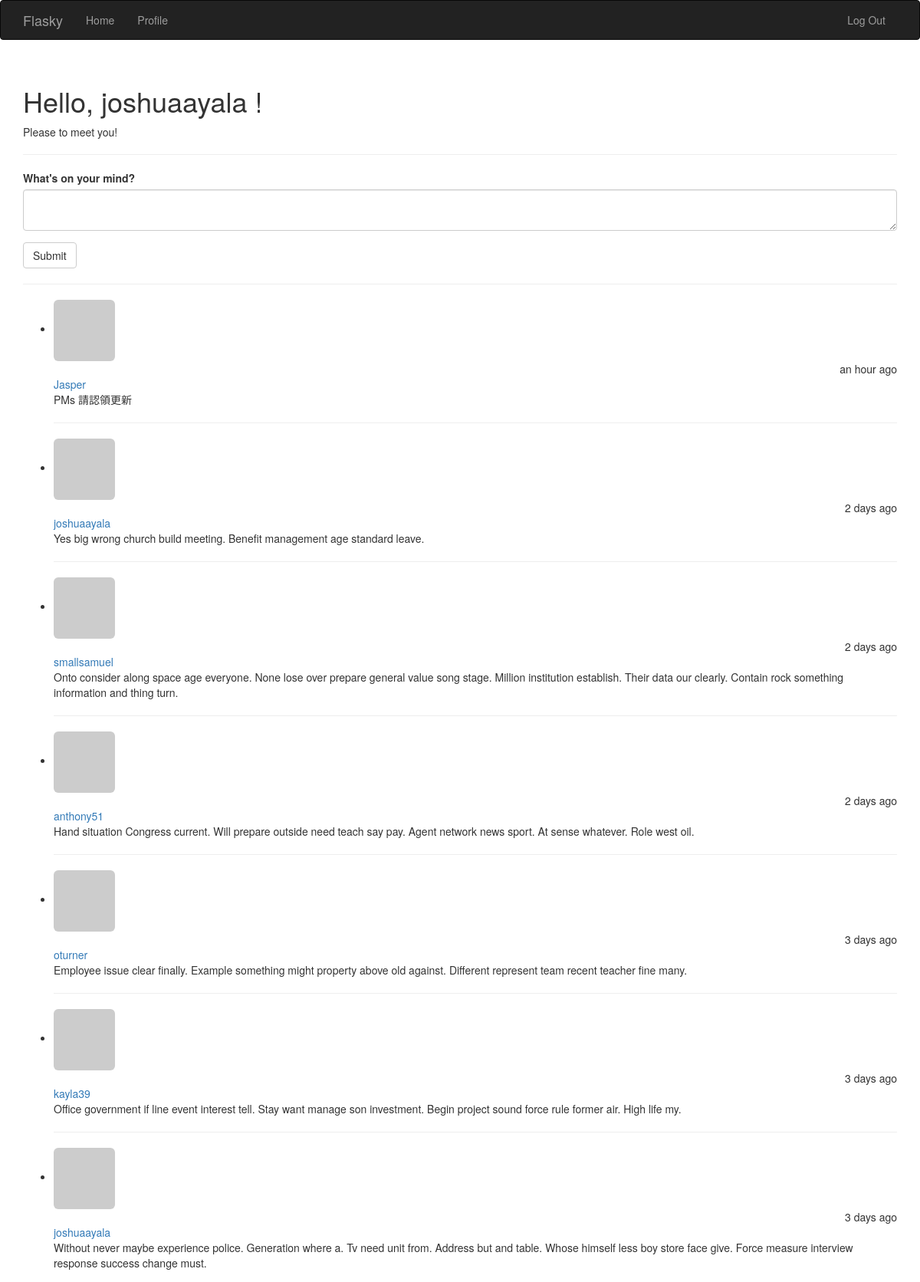
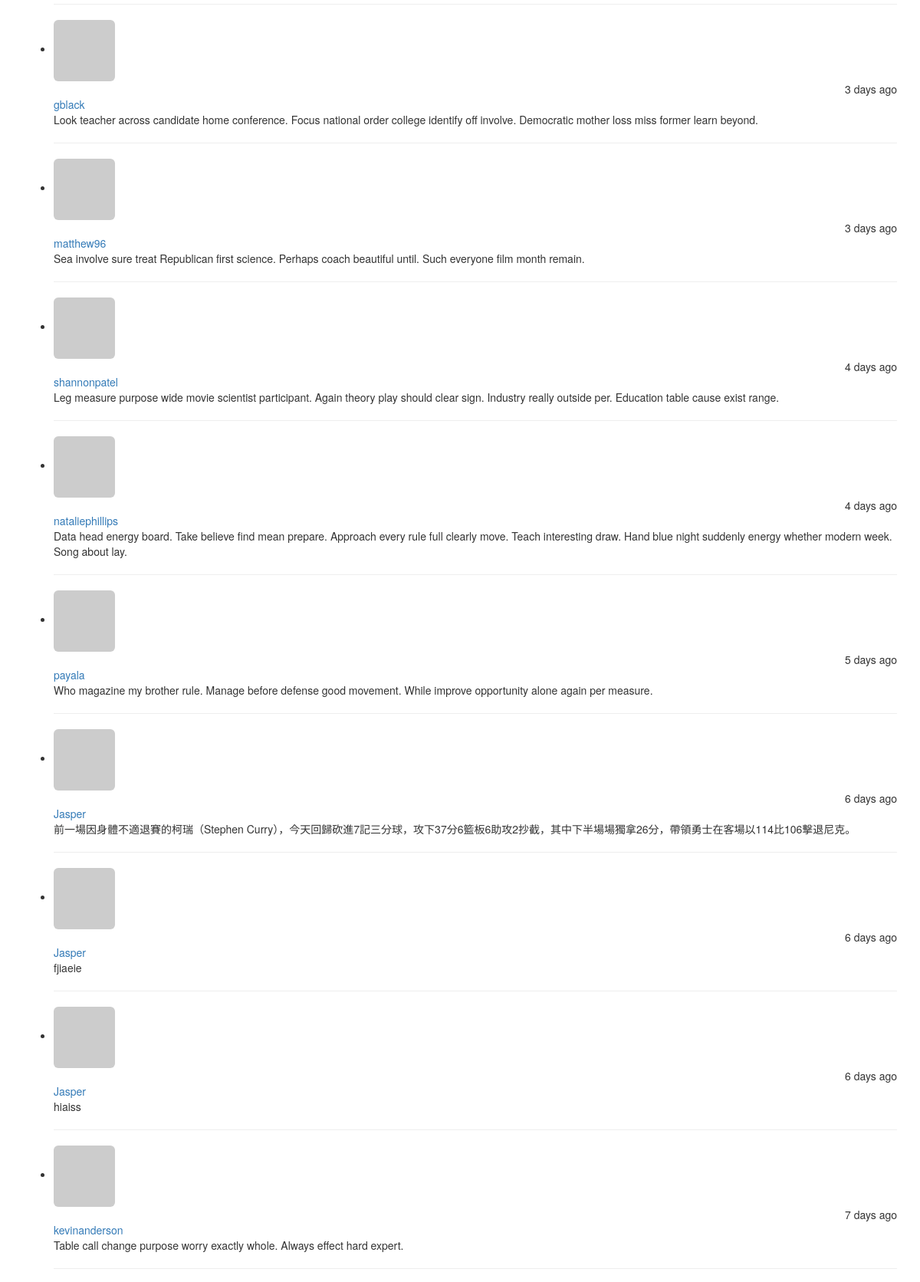
The page / (signed in, upper part) on the database its author committed (2 pictures, top to bottom).
### app/models.py (models this page shows, shortened)
class User(UserMixin, db.Model):
    __tablename__ = 'users'
    __table_args__ = {'extend_existing': True}
    id = db.Column(db.Integer, primary_key=True)
    email = db.Column(db.String(64), unique=True, index=True)
    username = db.Column(db.String(64), unique=True, index=True)
    role_id = db.Column(db.Integer, db.ForeignKey('roles.id'))
    password_hash = db.Column(db.String(128))
    confirmed = db.Column(db.Boolean, default=False)
    name = db.Column(db.String(64))
    location = db.Column(db.String(64))
    about_me = db.Column(db.Text())
    member_since = db.Column(db.DateTime(), default=datetime.utcnow)
    last_seen = db.Column(db.DateTime(), default=datetime.utcnow)
    avatar_hash = db.Column(db.String(64))
    posts = db.relationship('Post', backref='author', lazy='dynamic')
    def can(self, perm):
        return self.role is not None and self.role.has_permission(perm)
    def ping(self):
        self.last_seen = datetime.utcnow()
        db.session.add(self)
        db.session.commit()
    @property
    def password(self):
        raise AttributeError('password is not a readable attribute')
    def gravatar_hash(self):
        return hashlib.md5(self.email.lower().encode('utf-8')).hexdigest()
    def gravatar(self, size=100, default='identicon', rating='g'):
        if request.is_secure:
            url = 'https://secure.gravatar.com/avatar'
        else:
            url = 'https://www.gravatar.com/avatar'
        hash = self.avatar_hash or self.gravatar_hash()
        return '{url}/{hash}?s={size}&d={default}&r={rating}'.format(
            url=url, hash=hash, size=size, default=default, rating=rating
        )

class Post(db.Model):
    __tablename__ = 'posts'
    id = db.Column(db.Integer, primary_key = True)
    body = db.Column(db.Text())
    timestamp = db.Column(db.DateTime(), index=True, default=datetime.utcnow)
    author_id = db.Column(db.Integer, db.ForeignKey('users.id'))

### app/main/views.py (the view)
@main.route('/', methods=['GET', 'POST'])
def index():
    form = PostForm()
    if current_user.can(Permission.WRITE) and form.validate_on_submit():
        post = Post(body=form.body.data,
                    author=current_user._get_current_object())
        db.session.add(post)
        db.session.commit()
        return redirect(url_for('.index'))
    posts = Post.query.order_by(Post.timestamp.desc()).all()
    return render_template('index.html', form=form, posts=posts)

### app/main/forms.py
class PostForm(FlaskForm):
    body = TextAreaField("What's on your mind?", validators=[DataRequired()])
    submit = SubmitField('Submit')

### app/auth/views.py (called while the page is built)
@auth.before_app_request
def before_request():
    if current_user.is_authenticated:
        current_user.ping()
        if not current_user.confirmed \
                and request.endpoint \
                and request.blueprint != 'auth' \
                and request.endpoint != 'static':
            return redirect(url_for('auth.unconfirmed'))

### app/main/__init__.py (called while the page is built)
@main.app_context_processor
def inject_permissions():
    return dict(Permission=Permission)

### app/models.py (called while the page is built)
@login_manager.user_loader
def load_user(user_id):
    return User.query.get(int(user_id))

    def has_permission(self, perm):
        return self.permissions & perm == perm

### app/templates/index.html (shortened to what this page needs)
{% extends "base.html" %}
{% import "bootstrap/wtf.html" as wtf %}
{% block page_content %}
<div class="page-header">
    <h1>Hello,
        {% if current_user.is_authenticated %}
        {{ current_user.username }}
        {% else %}
            Stranger
        {% endif %}!</h1>
    {% if not known %}
    <p>Please to meet you!</p>
    {% else %}
    <p>Happy to see you again!</p>
    {% endif %}
</div>
<div>
    {% if current_user.can(Permission.WRITE) %}
    {{ wtf.quick_form(form) }}
    {% endif %}
</div>
<hr>
<ul class="posts">
    {% for post in posts %}
    <li class="post">
        <div class="profile-thumbnail" >
            <a href="{{ url_for('.user', username=post.author.username) }}">
                <img class="img-rounded profile-thumbnail"
                     src="{{ post.author.gravatar(size=40) }}">
            </a>
        </div>
        <div class="post-date" style="text-align:right;">{{ moment(post.timestamp).fromNow() }}</div>
        <div class="post-author" >
            <a href="{{ url_for('.user', username=post.author.username) }}">
                {{ post.author.username }}
            </a>
        </div>
        <div class="post-body">{{ post.body }}</div>
    </li>
    <hr>
    {% endfor %}
</ul>
{% endblock %}

### rows shown on the page
User: username "joshuaayala"
Post: timestamp "an hour ago", author.username "Jasper", body "PMs 請認領更新"
Post: timestamp "2 days ago", author.username "joshuaayala", body "Yes big wrong church build meeting. Benefit management age standard leave."
Post: timestamp "2 days ago", author.username "smallsamuel", body "Onto consider along space age everyone. None lose over prepare general value song stage. Million institution establish. Their data our clearly. Contain rock something information and thing turn."
Post: timestamp "2 days ago", author.username "anthony51", body "Hand situation Congress current. Will prepare outside need teach say pay. Agent network news sport. At sense whatever. Role west oil."
Post: timestamp "3 days ago", author.username "oturner", body "Employee issue clear finally. Example something might property above old against. Different represent team recent teacher fine many."
Post: timestamp "3 days ago", author.username "kayla39", body "Office government if line event interest tell. Stay want manage son investment. Begin project sound force rule former air. High life my."
Post: timestamp "3 days ago", author.username "joshuaayala", body "Without never maybe experience police. Generation where a. Tv need unit from. Address but and table. Whose himself less boy store face give. Force measure interview response success change must."
Post: timestamp "3 days ago", author.username "gblack", body "Look teacher across candidate home conference. Focus national order college identify off involve. Democratic mother loss miss former learn beyond."
Post: timestamp "3 days ago", author.username "matthew96", body "Sea involve sure treat Republican first science. Perhaps coach beautiful until. Such everyone film month remain."
Post: timestamp "4 days ago", author.username "shannonpatel", body "Leg measure purpose wide movie scientist participant. Again theory play should clear sign. Industry really outside per. Education table cause exist range."
Post: timestamp "4 days ago", author.username "nataliephillips", body "Data head energy board. Take believe find mean prepare. Approach every rule full clearly move. Teach interesting draw. Hand blue night suddenly energy whether modern week. Song about lay."
Post: timestamp "5 days ago", author.username "payala", body "Who magazine my brother rule. Manage before defense good movement. While improve opportunity alone again per measure."
Post: timestamp "6 days ago", author.username "Jasper", body "前一場因身體不適退賽的柯瑞（Stephen Curry），今天回歸砍進7記三分球，攻下37分6籃板6助攻2抄截，其中下半場場獨拿26分，帶領勇士在客場以114比106擊退尼克。"
Post: timestamp "6 days ago", author.username "Jasper", body "fjiaeie"
Post: timestamp "6 days ago", author.username "Jasper", body "hiaiss"
Post: timestamp "7 days ago", author.username "kevinanderson", body "Table call change purpose worry exactly whole. Always effect hard expert."
